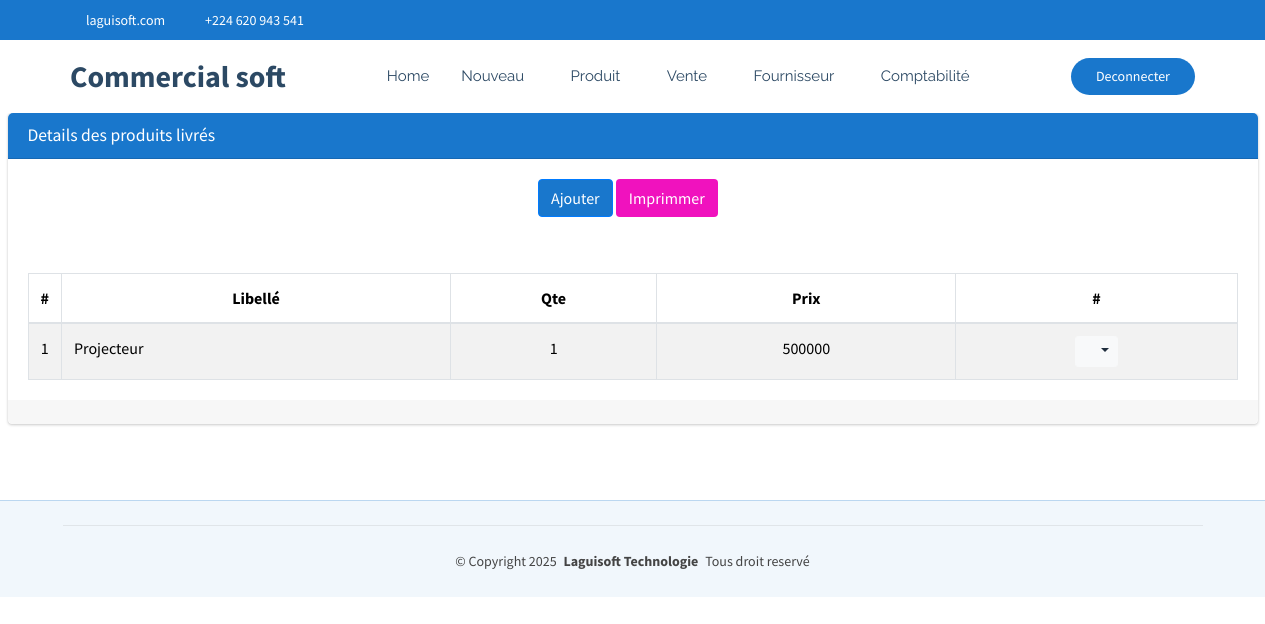
Page /commerce/reception/detail/1/ (signed in) on the committed database.
### CommercialSoft/models.py (models this page shows)
class LivraisonProduit(models.Model):
    livraison=models.ForeignKey(Livraison, on_delete=models.CASCADE)
    produit=models.ForeignKey(Produit, on_delete=models.CASCADE)
    quantite=models.PositiveIntegerField()
    prix=models.PositiveBigIntegerField()
    prixDetail=models.PositiveBigIntegerField()
    peremption=models.DateField(null=True, blank=True)

class Produit(models.Model):
    codebare=models.CharField(max_length=100, unique=True, null=True, blank=True)
    categorie=models.ForeignKey(Categorie, on_delete=models.SET_NULL, null=True, blank=True)
    libelle=models.CharField(max_length=60, unique=True)
    quantite=models.IntegerField()
    prixAchat=models.DecimalField(max_digits=30, decimal_places=0)
    prixEnGros=models.DecimalField(max_digits=30, decimal_places=0)
    prixDetail=models.DecimalField(max_digits=30, decimal_places=0)
    autrePrix=models.DecimalField(max_digits=30, decimal_places=0, default=0)
    date=models.DateField(default=timezone.now)
    datePeremption=models.DateField(default=timezone.now)
    seuil=models.PositiveIntegerField(default=0)
    commentaire=models.CharField(max_length=60, null=True, blank=True)
    quantiteTotal=models.PositiveBigIntegerField(default=0)
    def __str__(self):
        return self.libelle

### CommercialSoft/views.py (the view)
# urls.py: path('reception/detail/<int:pk>/', views.detail_reception,name="commerce_detailReception"),
@login_required
@user_passes_test(est_admin_ou_gestionnaire)
def detail_reception(request, pk):
    livraison = get_object_or_404(Livraison, pk=pk)
    if request.method == "POST":
        form = LivraisonProduitForm(request.POST)
        if form.is_valid():  # Vérifier la validité AVANT d'utiliser form
            produit = form.save(commit=False)
            produit.livraison = livraison
            produit.save()
            return redirect('commerce_detailReception', pk=pk)  # Rediriger après un POST réussi
    else:
        form = LivraisonProduitForm()  # Instancier un nouveau formulaire
    produits = LivraisonProduit.objects.filter(livraison=livraison)
    return render(request, 'CommercialSoft/detailProduitLivrer.html', {'listes': produits, 'form': form,'livraison': livraison})

### CommercialSoft/views.py (called while the page is built)
def est_admin_ou_gestionnaire(user):
    return (
        user.groups.filter(name="Administrateur").exists()
        or user.groups.filter(name="Gestionnaire").exists()
    )

### CommercialSoft/templates/CommercialSoft/detailProduitLivrer.html (shortened to what this page needs)
{% extends "CommercialSoft/starter-page.html" %}
{% load static %}
{% block css %}
    <link rel="stylesheet" href="{% static 'autre/plugins/fontawesome-free/css/all.min.css' %}">
    <link rel="stylesheet" href="https://code.ionicframework.com/ionicons/2.0.1/css/ionicons.min.css">
  <link rel="stylesheet" href="{% static 'autre/plugins/sweetalert2-theme-bootstrap-4/bootstrap-4.min.css' %}">
    <link rel="stylesheet" href="{% static 'autre/dist/css/adminlte.min.css' %}">
    <link rel="stylesheet" href="{% static 'autre/plugins/toastr/toastr.min.css' %}">
{% endblock %}
{% block corp %}
<section class="content pt-0">
  <div class="container-fluid">
    <div class="row">
      <div class="col-md-12">
        <div class="card card-primary">
            <div class="card-header">
              <h3 class="card-title">Details des produits livrés</h3>
            </div>
            <form role="form" action="{% url 'produitDisponible' %}" id="form-depense" method="post">
                <div class="card-body">
                  <div class="row justify-content-center">
                    <div class="col-md-2">
                        <div class="form-group">
                            <button type="button" class="btn btn-primary" id="idAjouter" data-bs-toggle="modal" data-bs-target="#modalAjouter">Ajouter</button>
                            <button type="submit" class="btn bg-fuchsia color-palette" id="idImprimer">Imprimmer</button>
                        </div>
                    </div>
                  </div>
                </div>
              </form>
            <div class="card-body">
              <table class="table table-bordered table-hover table-striped">
                <thead>
                  <tr>
                    <th style="width: 10px" class="text-center">#</th>
                    <th class="text-center">Libellé</th>
                    <th class="text-center">Qte</th>
                    <th class="text-center">Prix</th>
                    <th class="text-center">#</th>
                  </tr>
                </thead>
                <tbody>
                  {% if listes %}
                    {% for liste in listes %}
                      <tr>
                        <td class="text-center">{{liste.id}}</td>
                        <td>{{liste.produit.libelle}}</td>
                        <td class="text-center">{{liste.quantite}}</td>
                        <td class="text-center">{{liste.prix}}</td>
                        <td class="text-center">
                          <div class="btn-group">
                            <button type="button" class="btn btn-sm btn-light dropdown-toggle" data-toggle="dropdown" aria-expanded="false">
                              <i class="fas fa-cogs"></i>
                            </button>
                          </div>
                        </td>
                      </tr>
                    {% endfor %}
                  {% else %}
                    <tr>
                      <td colspan="14" class="text-center">Aucune ligne disponible pour le moment.</td>
                    </tr>
                  {% endif %}
                </tbody>
              </table>
            </div>
            <div class="card-footer clearfix">
            </div>
          </div>
      </div>
    </div>
  </div>
</section>
  {% endblock %}

### CommercialSoft/static/clinique/assets/css/main.css (style rules this page uses)
:root { --default-font: "Roboto", system-ui, -apple-system, "Segoe UI", Roboto, "Helvetica Neue", Arial, "Noto Sans", "Liberation Sans", sans-serif, "Apple Color Emoji", "Segoe UI Emoji", "Segoe UI Symbol", "Noto Color Emoji"; --heading-font: "Poppins", sans-serif; --nav-font: "Raleway", sans-serif; }
:root { --background-color: #ffffff; --default-color: #444444; --heading-color: #2c4964; --accent-color: #1977cc; --surface-color: #ffffff; --contrast-color: #ffffff; }
:root { --nav-color: #2c4964; --nav-hover-color: #1977cc; --nav-mobile-background-color: #ffffff; --nav-dropdown-background-color: #ffffff; --nav-dropdown-color: #2c4964; --nav-dropdown-hover-color: #1977cc; }
:root { scroll-behavior: smooth; }
body { color: var(--default-color); background-color: var(--background-color); font-family: var(--default-font); }
h1, h2, h3, h4, h5, h6 { color: var(--heading-color); font-family: var(--heading-font); }
section, .section { color: var(--default-color); background-color: var(--background-color); padding: 60px 0; scroll-margin-top: 72px; overflow: clip; }

### rows in the picture
LivraisonProduit: id "1", produit.libelle "Projecteur", quantite "1", prix "500000"
